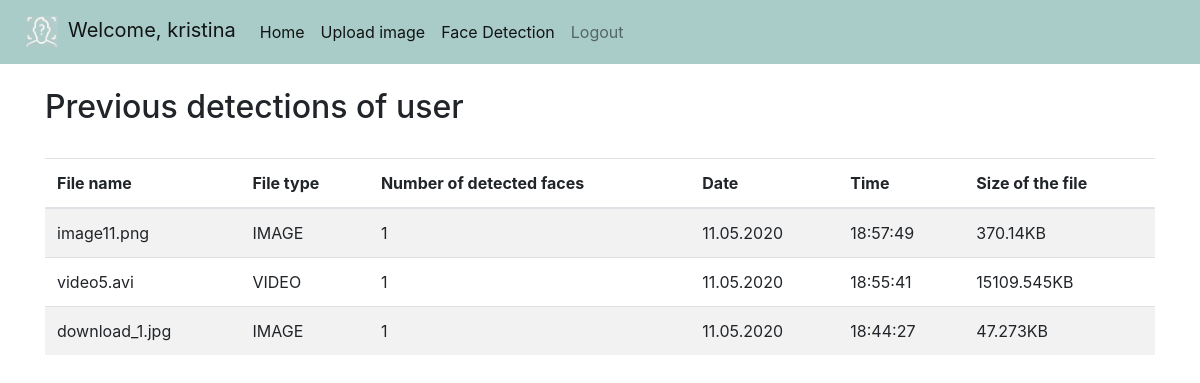
The app's page /homepage/ (signed in), older data.
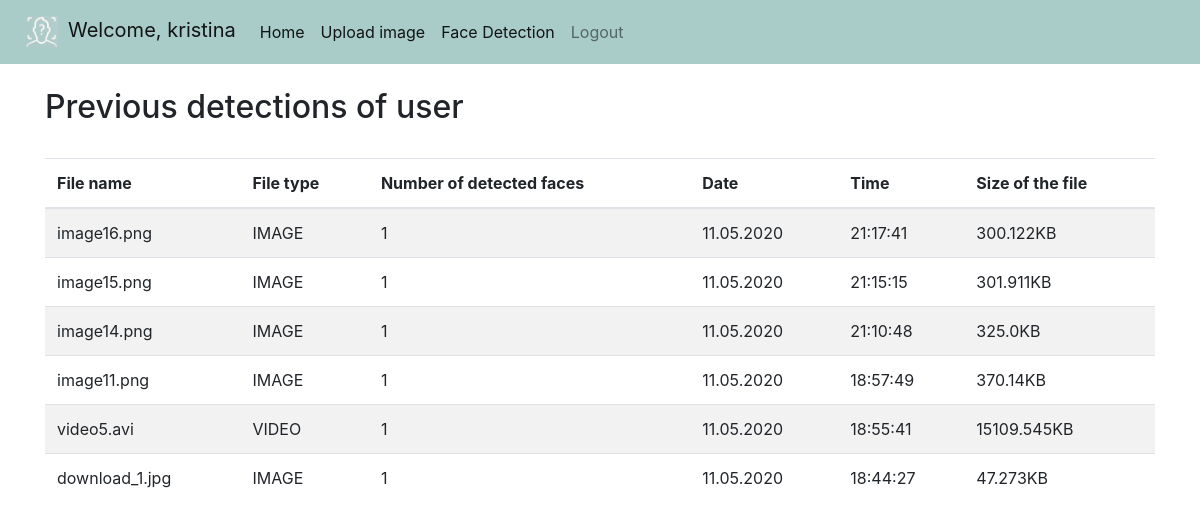
The same page, newer data.
### face_detection/models.py (models this page shows)
class DetectionModel(models.Model):
    file_name = models.CharField(max_length=255, blank=True)
    file_type = models.CharField(choices=FILE_TYPES,max_length=5)
    detected_faces = models.PositiveSmallIntegerField()
    date = models.CharField(max_length=255)
    time = models.CharField(max_length=255)
    size = models.CharField(max_length=255)
    user = models.ForeignKey(django.contrib.auth.get_user_model(), null=True, on_delete= models.CASCADE)

### face_detection/views.py (the view)
# urls.py: path('homepage/', homepage, name="homepage"),
@login_required(login_url='login')
def homepage(request):
    detections = DetectionModel.objects.filter(user=request.user).order_by('-date','-time')
    return render(request, 'face_detection/homepage.html', {'detections':detections})

### face_detection/templates/face_detection/homepage.html (shortened to what this page needs)
{% include "face_detection/base.html" %}
<!DOCTYPE html>
<html lang="en">
<head>
  <link rel="stylesheet" href="https://maxcdn.bootstrapcdn.com/bootstrap/4.4.1/css/bootstrap.min.css">
</head>
<body>
<div class="container">
  <br>
  <h2>Previous detections of user</h2>
   <br>
  <table class="table table-striped">
    <thead>
      <tr>
        <th>File name</th>
        <th>File type</th>
        <th>Number of detected faces</th>
        <th>Date</th>
        <th>Time</th>
        <th>Size of the file</th>
      </tr>
    </thead>
    <tbody>
      {% for det in detections %}
      <tr>
        <td>{{ det.file_name }}</td>
        <td>{{ det.file_type }}</td>
        <td>{{ det.detected_faces }}</td>
        <td>{{ det.date}}</td>
        <td>{{ det.time }}</td>
        <td>{{ det.size }}</td>
      </tr>
      {% endfor %}
    </tbody>
  </table>
</div>
</body>
</html>

### face_detection/templates/face_detection/base.html (shortened to what this page needs)
{% load static %}
<!doctype html>
<html lang="en">
  <head>
    <link rel="stylesheet" href="https://stackpath.bootstrapcdn.com/bootstrap/4.4.1/css/bootstrap.min.css">
	<link rel="stylesheet" href="https://use.fontawesome.com/releases/v5.6.1/css/all.css">
    <link rel="stylesheet" type="text/css" href="{% static "css/style.css" %}">
  </head>
  <body>
    <nav class="navbar navbar-expand-lg navbar-light " style="background-color: #A9CCC8;">
      <a class="navbar-brand" href="{% url "homepage" %}"><img src="../../../media/s3.PNG" alt="detection" width="32" height="32" align="middle" style="margin:3px 10px"/>Welcome, {{request.user}}</a>
      <div class="collapse navbar-collapse" id="navbarSupportedContent">
        <ul class="navbar-nav mr-auto">
          <li class="nav-item active">
            <a class="nav-link" href={% url "homepage" %}>Home </a>
          </li>
            <li class="nav-item active">
            <a class="nav-link" href="{% url "detect" %}">Upload image </a>
          </li>
            <li class="nav-item active">
            <a class="nav-link" href="{% url "face" %}">Face Detection </a>
          </li>
          <li class="nav-item">
            <a class="nav-link" href="{% url "logout" %}">Logout</a>
          </li>
        </ul>
      </div>
    </nav>
  </body>
</html>

### static/css/style.css (style rules this page uses)
body, html { margin: 0; padding: 0; height: 100%; background: #FBF7F4; }

Row changes from the older to the newer data that the page shows:
added DetectionModel: file_name "image16.png", file_type "IMAGE", detected_faces "1", date "11.05.2020", time "21:17:41", size "300.122KB"
added DetectionModel: file_name "image15.png", file_type "IMAGE", detected_faces "1", date "11.05.2020", time "21:15:15", size "301.911KB"
added DetectionModel: file_name "image14.png", file_type "IMAGE", detected_faces "1", date "11.05.2020", time "21:10:48", size "325.0KB"
